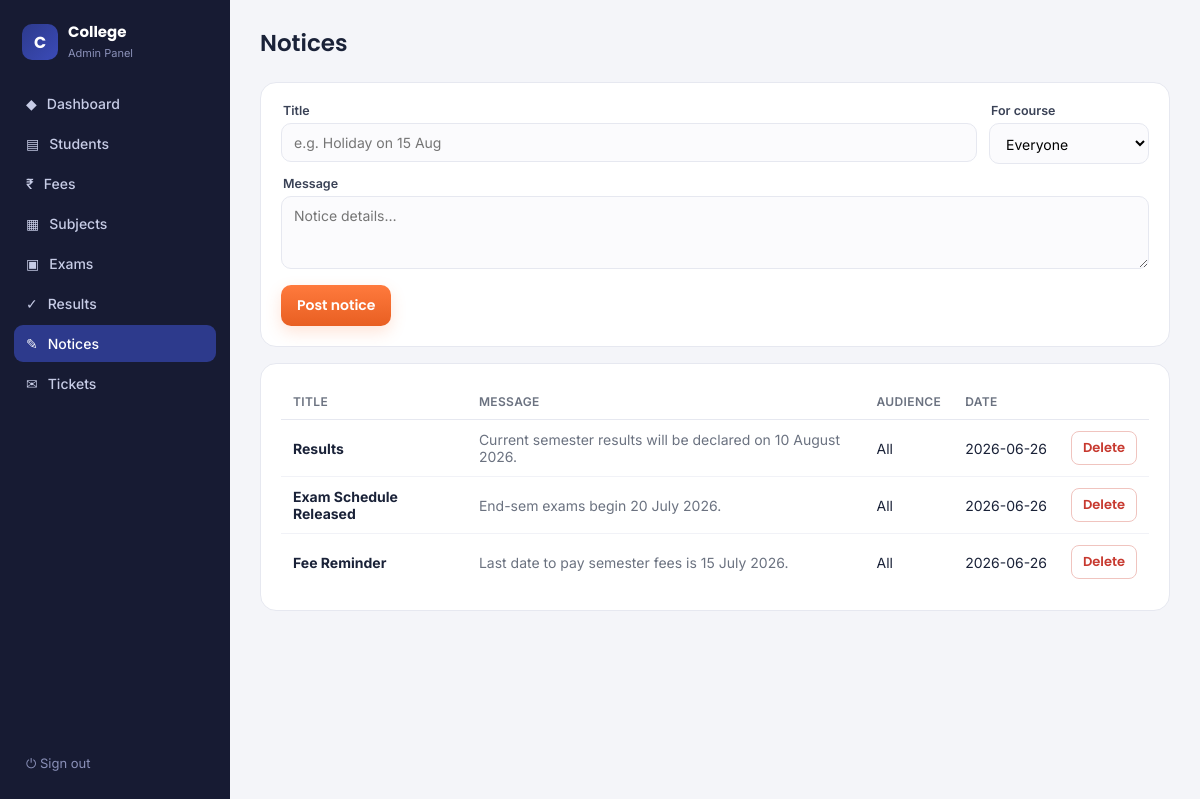
/admin/notices (signed in), run on the app's committed database.
### tables this page shows
CREATE TABLE notices(
    id INTEGER PRIMARY KEY AUTOINCREMENT, title TEXT, body TEXT,
    course_id TEXT, created_at TEXT);

### app.py (the view, shortened to what this page needs)
@app.route('/admin/notices', methods=['GET', 'POST'])
@admin_required
def admin_notices():
    conn = db()
    rows = conn.execute("SELECT * FROM notices ORDER BY id DESC").fetchall()
    courses = [r['course_id'] for r in conn.execute("SELECT course_id FROM courses").fetchall()]
    conn.close()
    return render_template('admin/notices.html', rows=rows, courses=courses)

### app.py (called while the page is built)
def db():
    conn = sqlite3.connect(DB)
    conn.row_factory = sqlite3.Row
    return conn

def admin_required(f):
    @wraps(f)
    def wrapper(*args, **kwargs):
        if not session.get('admin'):
            return redirect(url_for('admin_login'))
        return f(*args, **kwargs)
    return wrapper

### templates/admin/notices.html (shortened to what this page needs)
{% extends "admin/base.html" %}
{% block body %}
<div class="head"><h1>Notices</h1></div>
<div class="card" style="margin-bottom:16px">
  <form method="POST" action="/admin/notices" style="display:grid;gap:12px">
    <div style="display:grid;grid-template-columns:1fr 160px;gap:12px">
      <div><label>Title</label><input name="title" placeholder="e.g. Holiday on 15 Aug" required></div>
      <div><label>For course</label>
        <select name="course_id">
          <option value="">Everyone</option>
        </select>
      </div>
    </div>
    <div><label>Message</label><textarea name="body" rows="3" placeholder="Notice details…" required></textarea></div>
    <div><button class="btn primary" type="submit">Post notice</button></div>
  </form>
</div>
<div class="card">
  <table>
    <thead><tr><th>Title</th><th>Message</th><th>Audience</th><th>Date</th><th></th></tr></thead>
    <tbody>
      {% for r in rows %}
      <tr>
        <td><b>{{ r.title }}</b></td>
        <td style="color:var(--muted)">{{ r.body }}</td>
        <td>{{ r.course_id or 'All' }}</td>
        <td style="white-space:nowrap">{{ r.created_at }}</td>
        <td style="text-align:right">
          <form method="POST" action="/admin/notices/delete/{{ r.id }}" style="display:inline"
                onsubmit="return confirm('Delete this notice?')">
            <button class="btn danger sm" type="submit">Delete</button>
          </form>
        </td>
      </tr>
      {% else %}
      <tr><td colspan="5" style="text-align:center;color:var(--muted);padding:26px">No notices yet.</td></tr>
      {% endfor %}
    </tbody>
  </table>
</div>
{% endblock %}

### templates/admin/base.html (shortened to what this page needs)
<!DOCTYPE html>
<html lang="en">
<head>
</head>
<body>
  <aside class="side">
    <div class="brand">
      <div class="mark">C</div>
      <div><b>College</b><span>Admin Panel</span></div>
    </div>
    <nav class="nav">
      {% set p = request.path %}
      <a href="/admin" class="{{ 'active' if p=='/admin' }}">◆ <span>Dashboard</span></a>
      <a href="/admin/students" class="{{ 'active' if '/students' in p }}">▤ <span>Students</span></a>
      <a href="/admin/fees" class="{{ 'active' if '/fees' in p }}">₹ <span>Fees</span></a>
      <a href="/admin/subjects" class="{{ 'active' if '/subjects' in p }}">▦ <span>Subjects</span></a>
      <a href="/admin/exams" class="{{ 'active' if '/exams' in p }}">▣ <span>Exams</span></a>
      <a href="/admin/results" class="{{ 'active' if '/results' in p }}">✓ <span>Results</span></a>
      <a href="/admin/notices" class="{{ 'active' if '/notices' in p }}">✎ <span>Notices</span></a>
      <a href="/admin/tickets" class="{{ 'active' if '/tickets' in p }}">✉ <span>Tickets</span></a>
    </nav>
    <div class="foot"><a href="/admin/logout">⏻ <span>Sign out</span></a></div>
  </aside>
  <main>
    {% block body %}{% endblock %}
  </main>
</body>
</html>

### templates/admin/base.html (style rules this page uses)
:root { --ink:#1A2238; --indigo:#2D3A8C; --indigo-2:#3B4BB8; --saffron:#FF7A3D; --muted:#6B7280; --line:#E6E8F0; --bg:#F4F5F9; --ok:#1E9E6A; --warn:#B26B00; --err:#C7392F; }
* { box-sizing:border-box;margin:0;padding:0 }
body { font-family:'Inter',system-ui,sans-serif; color:var(--ink); background:var(--bg); display:flex; min-height:100vh }
.side { width:230px; flex:none; background:#171B33; color:#C7CCE6; display:flex; flex-direction:column; padding:18px 14px; }
.side .brand { display:flex; align-items:center; gap:10px; padding:6px 8px 18px }
.side .mark { width:36px;height:36px;border-radius:10px;background:linear-gradient(135deg,var(--indigo),var(--indigo-2)); display:grid;place-items:center;color:#fff;font-family:'Poppins';font-weight:700 }
.side .brand b { font-family:'Poppins';font-size:15px;color:#fff;display:block;line-height:1.1 }
.side .brand span { font-size:11px;color:#8a90b8 }
.nav { display:flex;flex-direction:column;gap:3px;margin-top:6px }
.nav a { display:flex;align-items:center;gap:10px;padding:10px 12px;border-radius:9px; color:#C7CCE6;text-decoration:none;font-size:14px;font-weight:500 }
.nav a.active { background:var(--indigo);color:#fff }
.side .foot { margin-top:auto }
.side .foot a { color:#8a90b8;font-size:13px;text-decoration:none;padding:10px 12px;display:block;border-radius:9px }
main { flex:1;min-width:0;padding:26px 30px }
.head { display:flex;align-items:center;justify-content:space-between;margin-bottom:22px;flex-wrap:wrap;gap:12px }
.head h1 { font-family:'Poppins';font-size:23px;font-weight:600 }
.btn { font-family:'Poppins';font-weight:600;font-size:14px;border:none;border-radius:10px; padding:10px 16px;cursor:pointer;text-decoration:none;display:inline-block }
.btn.primary { background:linear-gradient(180deg,var(--saffron),#E85F22);color:#fff;box-shadow:0 6px 16px #FF7A3D33 }
.btn.sm { padding:6px 11px;font-size:13px;border-radius:8px }
.btn.danger { background:#fff;color:var(--err);border:1px solid #F0C4BF }
.card { background:#fff;border:1px solid var(--line);border-radius:16px;padding:20px }
table { width:100%;border-collapse:collapse;font-size:14px }
th { text-align:left;color:var(--muted);font-weight:600;font-size:12px;text-transform:uppercase; letter-spacing:.03em;padding:10px 12px;border-bottom:1px solid var(--line) }
td { padding:11px 12px;border-bottom:1px solid #F1F2F7 }
tr:last-child td { border-bottom:none }
input,select,textarea { font-family:inherit;font-size:14px;padding:10px 12px;border:1.5px solid var(--line); border-radius:10px;background:#FBFBFD;width:100% }
label { font-size:12.5px;font-weight:600;color:#3a4256;display:block;margin:0 0 5px 2px }
a { color:var(--indigo) }

### data on the page
notices: title "Results", body "Current semester results will be declared on 10 August 2026.", course_id "All", created_at "2026-06-26"
notices: title "Exam Schedule Released", body "End-sem exams begin 20 July 2026.", course_id "All", created_at "2026-06-26"
notices: title "Fee Reminder", body "Last date to pay semester fees is 15 July 2026.", course_id "All", created_at "2026-06-26"
